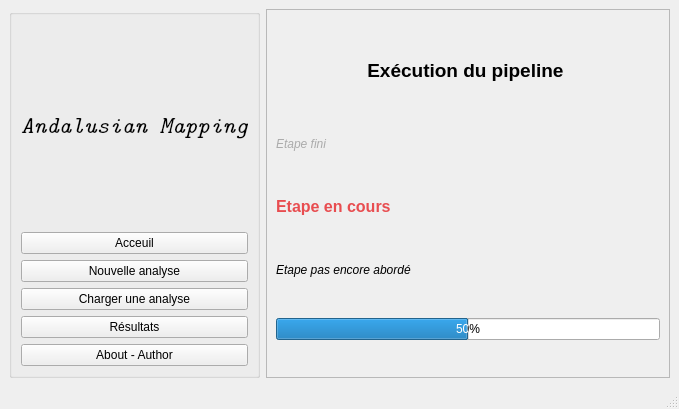
<?xml version="1.0" encoding="UTF-8"?>
<ui version="4.0">
 <class>MainWindow</class>
 <widget class="QMainWindow" name="MainWindow">
  <property name="geometry">
   <rect>
    <x>0</x>
    <y>0</y>
    <width>679</width>
    <height>409</height>
   </rect>
  </property>
  <property name="windowTitle">
   <string>MainWindow</string>
  </property>
  <widget class="QWidget" name="centralwidget">
   <layout class="QGridLayout" name="gridLayout">
    <item row="0" column="0">
     <widget class="QGroupBox" name="groupBox_2">
      <property name="minimumSize">
       <size>
        <width>0</width>
        <height>344</height>
       </size>
      </property>
      <property name="maximumSize">
       <size>
        <width>500</width>
        <height>400</height>
       </size>
      </property>
      <property name="title">
       <string/>
      </property>
      <layout class="QGridLayout" name="gridLayout_2">
       <item row="1" column="0">
        <widget class="QPushButton" name="pushButton_acceuil">
         <property name="text">
          <string>Acceuil</string>
         </property>
        </widget>
       </item>
       <item row="2" column="0">
        <widget class="QPushButton" name="pushButton_newAnalyse">
         <property name="text">
          <string>Nouvelle analyse</string>
         </property>
        </widget>
       </item>
       <item row="3" column="0">
        <widget class="QPushButton" name="pushButton_oldAnalise">
         <property name="text">
          <string>Charger une analyse</string>
         </property>
        </widget>
       </item>
       <item row="0" column="0">
        <widget class="QLabel" name="label_titre">
         <property name="font">
          <font>
           <family>Latin Modern Mono</family>
           <pointsize>18</pointsize>
           <weight>50</weight>
           <italic>true</italic>
           <bold>false</bold>
          </font>
         </property>
         <property name="cursor">
          <cursorShape>CrossCursor</cursorShape>
         </property>
         <property name="acceptDrops">
          <bool>false</bool>
         </property>
         <property name="layoutDirection">
          <enum>Qt::LeftToRight</enum>
         </property>
         <property name="text">
          <string>&lt;html&gt;&lt;head/&gt;&lt;body&gt;&lt;p align=&quot;center&quot;&gt;Andalusian Mapping&lt;/p&gt;&lt;/body&gt;&lt;/html&gt;</string>
         </property>
        </widget>
       </item>
       <item row="4" column="0">
        <widget class="QPushButton" name="pushButton_resultat">
         <property name="text">
          <string>Résultats</string>
         </property>
        </widget>
       </item>
       <item row="5" column="0">
        <widget class="QPushButton" name="pushButton_author">
         <property name="text">
          <string>About - Author</string>
         </property>
        </widget>
       </item>
      </layout>
     </widget>
    </item>
    <item row="0" column="1">
     <widget class="QScrollArea" name="scrollArea">
      <property name="enabled">
       <bool>true</bool>
      </property>
      <property name="widgetResizable">
       <bool>true</bool>
      </property>
      <widget class="QWidget" name="scrollAreaWidgetContents">
       <property name="geometry">
        <rect>
         <x>0</x>
         <y>0</y>
         <width>399</width>
         <height>342</height>
        </rect>
       </property>
       <layout class="QGridLayout" name="gridLayout_3">
        <item row="0" column="0">
         <widget class="QLabel" name="label">
          <property name="maximumSize">
           <size>
            <width>16777215</width>
            <height>50</height>
           </size>
          </property>
          <property name="text">
           <string>&lt;html&gt;&lt;head/&gt;&lt;body&gt;&lt;p align=&quot;center&quot;&gt;&lt;span style=&quot; font-size:14pt; font-weight:600;&quot;&gt;Exécution du pipeline &lt;/span&gt;&lt;/p&gt;&lt;/body&gt;&lt;/html&gt;</string>
          </property>
         </widget>
        </item>
        <item row="1" column="0">
         <widget class="QLabel" name="label_2">
          <property name="maximumSize">
           <size>
            <width>16777215</width>
            <height>30</height>
           </size>
          </property>
          <property name="text">
           <string>&lt;html&gt;&lt;head/&gt;&lt;body&gt;&lt;p&gt;&lt;span style=&quot; font-style:italic; color:#ababab;&quot;&gt;Etape fini&lt;/span&gt;&lt;/p&gt;&lt;/body&gt;&lt;/html&gt;</string>
          </property>
          <property name="textFormat">
           <enum>Qt::AutoText</enum>
          </property>
         </widget>
        </item>
        <item row="2" column="0">
         <widget class="QLabel" name="label_3">
          <property name="maximumSize">
           <size>
            <width>16777215</width>
            <height>30</height>
           </size>
          </property>
          <property name="text">
           <string>&lt;html&gt;&lt;head/&gt;&lt;body&gt;&lt;p&gt;&lt;span style=&quot; font-size:12pt; font-weight:600; color:#e84d50;&quot;&gt;Etape en cours&lt;/span&gt;&lt;/p&gt;&lt;/body&gt;&lt;/html&gt;</string>
          </property>
         </widget>
        </item>
        <item row="3" column="0">
         <widget class="QLabel" name="label_4">
          <property name="maximumSize">
           <size>
            <width>16777215</width>
            <height>30</height>
           </size>
          </property>
          <property name="text">
           <string>&lt;html&gt;&lt;head/&gt;&lt;body&gt;&lt;p&gt;&lt;span style=&quot; font-style:italic;&quot;&gt;Etape pas encore abordé&lt;/span&gt;&lt;/p&gt;&lt;/body&gt;&lt;/html&gt;</string>
          </property>
         </widget>
        </item>
        <item row="4" column="0">
         <widget class="QProgressBar" name="progressBar">
          <property name="value">
           <number>50</number>
          </property>
          <property name="invertedAppearance">
           <bool>false</bool>
          </property>
          <property name="textDirection">
           <enum>QProgressBar::TopToBottom</enum>
          </property>
          <property name="format">
           <string>%p%</string>
          </property>
         </widget>
        </item>
       </layout>
      </widget>
     </widget>
    </item>
   </layout>
  </widget>
  <widget class="QMenuBar" name="menubar">
   <property name="geometry">
    <rect>
     <x>0</x>
     <y>0</y>
     <width>679</width>
     <height>25</height>
    </rect>
   </property>
  </widget>
  <widget class="QStatusBar" name="statusbar"/>
 </widget>
 <resources/>
 <connections/>
</ui>
